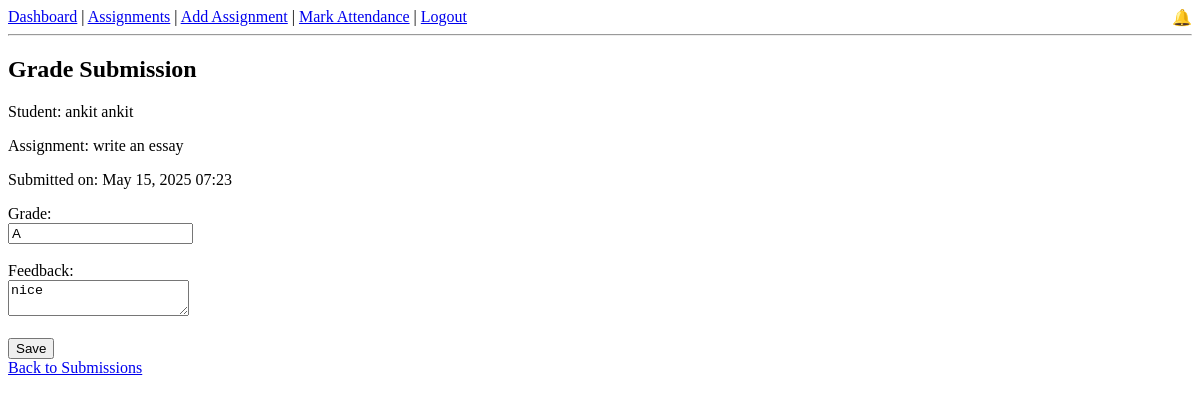
/submissions/1/grade/ (signed in), run on the app's committed database.
### core/models.py (models this page shows, shortened)
class AssignmentSubmission(models.Model):
    assignment = models.ForeignKey(Assignment, on_delete=models.CASCADE)
    student = models.ForeignKey(Student, on_delete=models.CASCADE)
    submission_file = models.FileField(upload_to='submissions/', blank=True, null=True)
    submitted_at = models.DateTimeField(auto_now_add=True)
    grade = models.CharField(max_length=10, blank=True, null=True)
    feedback = models.TextField(blank=True, null=True)

class Student(models.Model):
    user = models.OneToOneField(User, on_delete=models.CASCADE, related_name='student')
    roll_number = models.CharField(max_length=20,unique=True)
    course = models.ForeignKey(Course,on_delete=models.SET_NULL,null=True)

class Assignment(models.Model):
    course = models.ForeignKey(Course, on_delete=models.CASCADE)
    title = models.CharField(max_length=100)
    description = models.TextField(blank=True)
    due_date = models.DateField()

### core/views.py (the view, shortened to what this page needs)
# urls.py: path('submissions/<int:submission_id>/grade/', views.grade_submission, name='grade_submission'),
@login_required
def grade_submission(request, submission_id):
    if not request.user.is_staff:
        return redirect('dashboard')
    submission = get_object_or_404(AssignmentSubmission, pk=submission_id)
    return render(request, 'core/grade_submission.html', {
        'submission': submission,
    })

### core/context_processors.py (called while the page is built)
def notifications_processor(request):
    if request.user.is_authenticated:
        return {
            'notifications': request.user.notifications.filter(is_read=False).order_by('-created_at')
        }
    return {}

### core/templates/core/grade_submission.html (shortened to what this page needs)
{% extends 'core/base.html' %}
{% block content %}
  <h2>Grade Submission</h2>
  <p>Student: {{ submission.student.user.get_full_name|default:submission.student.user.username }}</p>
  <p>Assignment: {{ submission.assignment.title }}</p>
  <p>Submitted on: {{ submission.submitted_at|date:"M d, Y H:i" }}</p>
  <form method="post">
    <label for="grade">Grade:</label><br>
    <input type="text" id="grade" name="grade" value="{{ submission.grade }}"><br><br>
    <label for="feedback">Feedback:</label><br>
    <textarea id="feedback" name="feedback">{{ submission.feedback }}</textarea><br><br>
    <button type="submit">Save</button>
  </form>
  <a href="{% url 'assignment_submissions' submission.assignment.id %}">Back to Submissions</a>
{% endblock %}

### data on the page
AssignmentSubmission: student.user.get_full_name "ankit ankit", assignment "write an essay", submitted_at "May 15, 2025 07:23", grade "A", feedback "nice"
